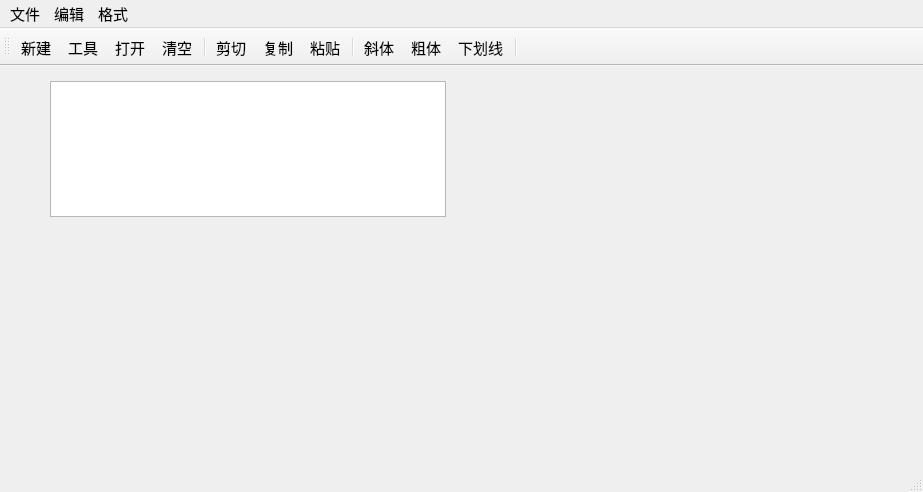
<?xml version="1.0" encoding="UTF-8"?>
<ui version="4.0">
 <class>QWMainWind</class>
 <widget class="QMainWindow" name="QWMainWind">
  <property name="geometry">
   <rect>
    <x>0</x>
    <y>0</y>
    <width>923</width>
    <height>492</height>
   </rect>
  </property>
  <property name="font">
   <font>
    <pointsize>11</pointsize>
   </font>
  </property>
  <property name="windowTitle">
   <string>QWMainWind</string>
  </property>
  <widget class="QWidget" name="centralWidget">
   <widget class="QTextEdit" name="txtEdit">
    <property name="geometry">
     <rect>
      <x>50</x>
      <y>15</y>
      <width>396</width>
      <height>136</height>
     </rect>
    </property>
    <property name="font">
     <font>
      <pointsize>16</pointsize>
     </font>
    </property>
   </widget>
  </widget>
  <widget class="QMenuBar" name="menuBar">
   <property name="geometry">
    <rect>
     <x>0</x>
     <y>0</y>
     <width>923</width>
     <height>29</height>
    </rect>
   </property>
   <widget class="QMenu" name="menu">
    <property name="title">
     <string>文件</string>
    </property>
    <addaction name="actNew"/>
    <addaction name="actOpen"/>
    <addaction name="separator"/>
    <addaction name="actClose"/>
   </widget>
   <widget class="QMenu" name="menu_2">
    <property name="title">
     <string>编辑</string>
    </property>
    <addaction name="actCut"/>
    <addaction name="actCopy"/>
    <addaction name="actPaste"/>
    <addaction name="separator"/>
    <addaction name="actClear"/>
   </widget>
   <widget class="QMenu" name="menu_3">
    <property name="title">
     <string>格式</string>
    </property>
    <addaction name="actFontBold"/>
    <addaction name="actFontItalic"/>
    <addaction name="actFontUnder"/>
    <addaction name="separator"/>
    <addaction name="actToolbarLab"/>
   </widget>
   <addaction name="menu"/>
   <addaction name="menu_2"/>
   <addaction name="menu_3"/>
  </widget>
  <widget class="QToolBar" name="mainToolBar">
   <property name="toolButtonStyle">
    <enum>Qt::ToolButtonStyle::ToolButtonTextUnderIcon</enum>
   </property>
   <attribute name="toolBarArea">
    <enum>TopToolBarArea</enum>
   </attribute>
   <attribute name="toolBarBreak">
    <bool>false</bool>
   </attribute>
   <addaction name="actNew"/>
   <addaction name="actAbout"/>
   <addaction name="actOpen"/>
   <addaction name="actClear"/>
   <addaction name="separator"/>
   <addaction name="actCut"/>
   <addaction name="actCopy"/>
   <addaction name="actPaste"/>
   <addaction name="separator"/>
   <addaction name="actFontItalic"/>
   <addaction name="actFontBold"/>
   <addaction name="actFontUnder"/>
   <addaction name="separator"/>
  </widget>
  <widget class="QStatusBar" name="statusBar"/>
  <action name="actCut">
   <property name="icon">
    <iconset resource="res.qrc">
     <normaloff>:/images/images/cut.bmp</normaloff>:/images/images/cut.bmp</iconset>
   </property>
   <property name="text">
    <string>剪切</string>
   </property>
   <property name="toolTip">
    <string>剪切</string>
   </property>
   <property name="shortcut">
    <string>Ctrl+X</string>
   </property>
  </action>
  <action name="actCopy">
   <property name="icon">
    <iconset resource="res.qrc">
     <normaloff>:/images/images/120.bmp</normaloff>:/images/images/120.bmp</iconset>
   </property>
   <property name="text">
    <string>复制</string>
   </property>
   <property name="toolTip">
    <string>复制</string>
   </property>
   <property name="shortcut">
    <string>Ctrl+C</string>
   </property>
  </action>
  <action name="actPaste">
   <property name="icon">
    <iconset resource="res.qrc">
     <normaloff>:/images/images/paste.bmp</normaloff>:/images/images/paste.bmp</iconset>
   </property>
   <property name="text">
    <string>粘贴</string>
   </property>
   <property name="toolTip">
    <string>粘贴</string>
   </property>
   <property name="shortcut">
    <string>Ctrl+V</string>
   </property>
  </action>
  <action name="actFontBold">
   <property name="checkable">
    <bool>true</bool>
   </property>
   <property name="icon">
    <iconset resource="res.qrc">
     <normaloff>:/images/images/BLD.BMP</normaloff>:/images/images/BLD.BMP</iconset>
   </property>
   <property name="text">
    <string>粗体</string>
   </property>
   <property name="toolTip">
    <string>粗体</string>
   </property>
  </action>
  <action name="actFontItalic">
   <property name="checkable">
    <bool>true</bool>
   </property>
   <property name="icon">
    <iconset resource="res.qrc">
     <normaloff>:/images/images/ITL.BMP</normaloff>:/images/images/ITL.BMP</iconset>
   </property>
   <property name="text">
    <string>斜体</string>
   </property>
   <property name="toolTip">
    <string>斜体</string>
   </property>
  </action>
  <action name="actFontUnder">
   <property name="checkable">
    <bool>true</bool>
   </property>
   <property name="icon">
    <iconset resource="res.qrc">
     <normaloff>:/images/images/WORDUNDR.BMP</normaloff>:/images/images/WORDUNDR.BMP</iconset>
   </property>
   <property name="text">
    <string>下划线</string>
   </property>
   <property name="toolTip">
    <string>下划线</string>
   </property>
  </action>
  <action name="actClose">
   <property name="icon">
    <iconset resource="res.qrc">
     <normaloff>:/images/images/exit.bmp</normaloff>:/images/images/exit.bmp</iconset>
   </property>
   <property name="text">
    <string>退出</string>
   </property>
   <property name="toolTip">
    <string>退出</string>
   </property>
  </action>
  <action name="actOpen">
   <property name="icon">
    <iconset resource="res.qrc">
     <normaloff>:/images/images/open3.bmp</normaloff>:/images/images/open3.bmp</iconset>
   </property>
   <property name="text">
    <string>打开...</string>
   </property>
   <property name="toolTip">
    <string>打开文件</string>
   </property>
   <property name="shortcut">
    <string>Ctrl+O</string>
   </property>
  </action>
  <action name="actClear">
   <property name="icon">
    <iconset resource="res.qrc">
     <normaloff>:/images/images/103.bmp</normaloff>:/images/images/103.bmp</iconset>
   </property>
   <property name="text">
    <string>清空</string>
   </property>
   <property name="toolTip">
    <string>清空内容</string>
   </property>
  </action>
  <action name="actFont">
   <property name="icon">
    <iconset resource="res.qrc">
     <normaloff>:/images/images/20.ico</normaloff>:/images/images/20.ico</iconset>
   </property>
   <property name="text">
    <string>字体...</string>
   </property>
   <property name="toolTip">
    <string>字体设置</string>
   </property>
  </action>
  <action name="actNew">
   <property name="icon">
    <iconset resource="res.qrc">
     <normaloff>:/images/images/new2.bmp</normaloff>:/images/images/new2.bmp</iconset>
   </property>
   <property name="text">
    <string>新建</string>
   </property>
   <property name="shortcut">
    <string>Ctrl+N</string>
   </property>
  </action>
  <action name="actToolbarLab">
   <property name="checkable">
    <bool>true</bool>
   </property>
   <property name="checked">
    <bool>true</bool>
   </property>
   <property name="text">
    <string>显示工具栏文字标签</string>
   </property>
   <property name="menuRole">
    <enum>QAction::MenuRole::TextHeuristicRole</enum>
   </property>
  </action>
  <action name="actAbout">
   <property name="icon">
    <iconset resource="res.qrc">
     <normaloff>:/images/images/BLD.BMP</normaloff>:/images/images/BLD.BMP</iconset>
   </property>
   <property name="text">
    <string>工具</string>
   </property>
   <property name="toolTip">
    <string>打开about窗口</string>
   </property>
   <property name="menuRole">
    <enum>QAction::MenuRole::TextHeuristicRole</enum>
   </property>
  </action>
 </widget>
 <layoutdefault spacing="6" margin="11"/>
 <resources>
  <include location="res.qrc"/>
 </resources>
 <connections>
  <connection>
   <sender>actClose</sender>
   <signal>triggered()</signal>
   <receiver>QWMainWind</receiver>
   <slot>close()</slot>
   <hints>
    <hint type="sourcelabel">
     <x>-1</x>
     <y>-1</y>
    </hint>
    <hint type="destinationlabel">
     <x>422</x>
     <y>254</y>
    </hint>
   </hints>
  </connection>
  <connection>
   <sender>actClear</sender>
   <signal>triggered()</signal>
   <receiver>txtEdit</receiver>
   <slot>clear()</slot>
   <hints>
    <hint type="sourcelabel">
     <x>-1</x>
     <y>-1</y>
    </hint>
    <hint type="destinationlabel">
     <x>260</x>
     <y>256</y>
    </hint>
   </hints>
  </connection>
  <connection>
   <sender>actCut</sender>
   <signal>triggered()</signal>
   <receiver>txtEdit</receiver>
   <slot>cut()</slot>
   <hints>
    <hint type="sourcelabel">
     <x>-1</x>
     <y>-1</y>
    </hint>
    <hint type="destinationlabel">
     <x>260</x>
     <y>256</y>
    </hint>
   </hints>
  </connection>
  <connection>
   <sender>actCopy</sender>
   <signal>triggered()</signal>
   <receiver>txtEdit</receiver>
   <slot>copy()</slot>
   <hints>
    <hint type="sourcelabel">
     <x>-1</x>
     <y>-1</y>
    </hint>
    <hint type="destinationlabel">
     <x>260</x>
     <y>256</y>
    </hint>
   </hints>
  </connection>
  <connection>
   <sender>actPaste</sender>
   <signal>triggered()</signal>
   <receiver>txtEdit</receiver>
   <slot>paste()</slot>
   <hints>
    <hint type="sourcelabel">
     <x>-1</x>
     <y>-1</y>
    </hint>
    <hint type="destinationlabel">
     <x>260</x>
     <y>256</y>
    </hint>
   </hints>
  </connection>
 </connections>
</ui>
